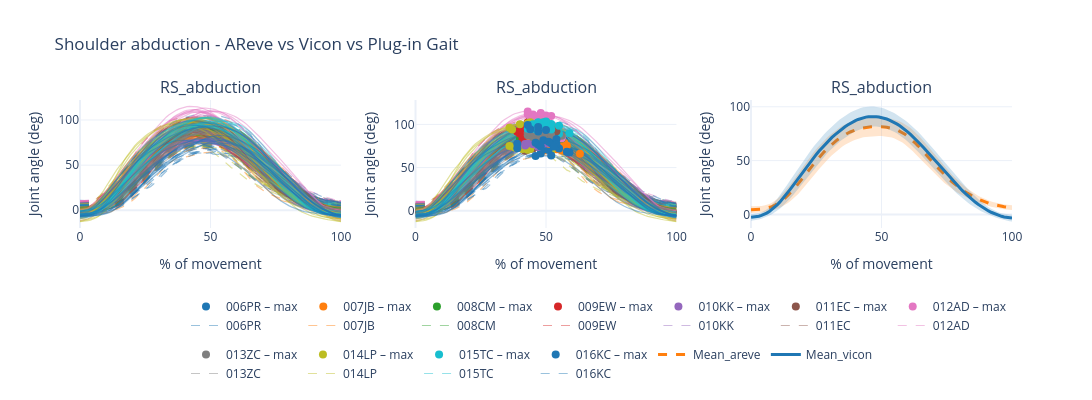

Notebook code for this chart:
### Markdown cell above
Built up individually and with all subjects
and adding the x- and y-labels

### Code cell
str_match = [r"\b\d{3}[A-Z]{2}\b", r"\b\d{3}[A-Z]{3}\b"]
lines_and_events = CompositeRenderer(IndividualLinesRenderer(), EventOverlayRenderer())
ens = Ensembler( in_folder=fld, channels=channels,
                 n_rows=rows, n_cols=cols,
                 str_match=str_match, condition_spec=spec)
ens.add_subplot(PlotSpec('RS_abduction', "areve", companions=["vicon"],
                         row=1, col=1, renderer=IndividualLinesRenderer(),
                         x_label="% of movement", y_label="Joint angle (deg)"))
ens.add_subplot(PlotSpec('RS_abduction', "areve", companions=["vicon"],
                         row=1, col=2, renderer=lines_and_events, events=events,
                         x_label="% of movement", y_label="Joint angle (deg)"))
ens.add_subplot(PlotSpec('RS_abduction', "areve", companions=["vicon"],
                         row=1, col=3, renderer=MeanSDRenderer(),
                         x_label="% of movement", y_label="Joint angle (deg)"))


fig = ens.build(title="Shoulder abduction - AReve vs Vicon vs Plug-in Gait")
fig.show()
